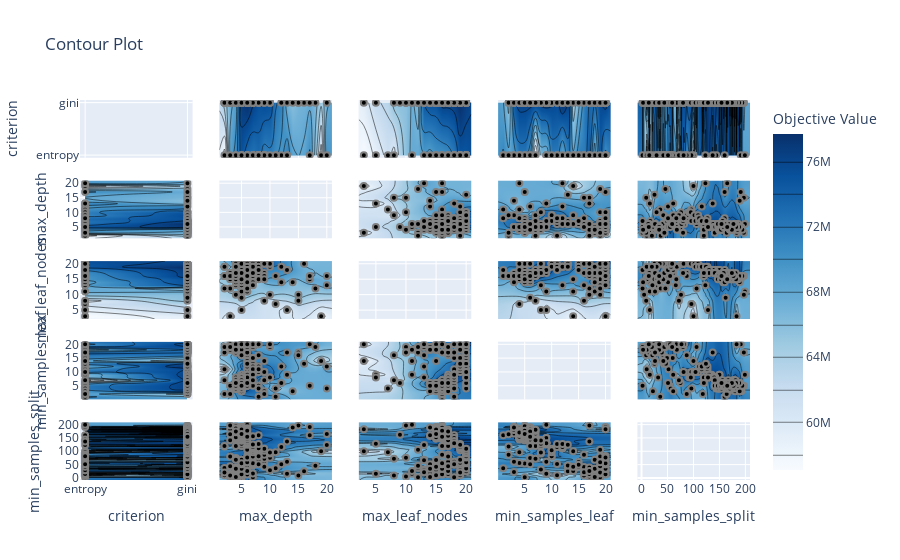

Notebook code cell kept with this figure:
### Code cell
plot_contour(study)

### Figure 1 — Plotly figure (JSON) as saved in the notebook; plotly's stock layout.template omitted (floating-point values rounded to 4 significant figures; data arrays with more than 128 entries replaced by an {"elided": "..."} marker saying what was removed)
{"data": [{"type": "scatter", "xaxis": "x", "yaxis": "y"}, {"colorbar": {"title": {"text": "Objective Value"}}, "colorscale": [[0, "rgb(247,251,255)"], [0.125, "rgb(222,235,247)"], [0.25, "rgb(198,219,239)"], [0.375, "rgb(158,202,225)"], [0.5, "rgb(107,174,214)"], [0.625, "rgb(66,146,198)"], [0.75, "rgb(33,113,181)"], [0.875, "rgb(8,81,156)"], [1, "rgb(8,48,107)"]], "connectgaps": true, "contours": {"coloring": "heatmap"}, "hoverinfo": "none", "line": {"smoothing": 1.3}, "reversescale": false, "showscale": true, "type": "contour", "x": ["entropy", "gini"], "xaxis": "x6", "y": [1.1, 2, 3, 4, 5, 6, 7, 8, 9, 10, 11, 12, 13, 14, 15, 16, 17, 18, 19, 20, 20.9], "yaxis": "y6", "z": [[null, null], [57070000.0, 65072000], [68760000.0, 67360000.0], [70840000.0, 68790000.0], [75040000.0, 76840000.0], [72912000, 77690000.0], [72240000, 76250000.0], [73170000.0, 75110000.0], [71040000.0, 75620000.0], [71490000.0, 75110000.0], [70420000.0, null], [69356000, 71310000.0], [71490000.0, 66780000.0], [null, 65930000.0], [null, 66820000.0], [null, 67060000], [70280000.0, 67600000.0], [null, 66710000.0], [58860000.0, null], [69820000.0, 67600000.0], [null, null]]}, {"marker": {"color": "black", "line": {"color": "Gray", "width": 2}}, "mode": "markers", "name": "Feasible Trial", "showlegend": false, "type": "scatter", "x": {"elided": "200 str values"}, "xaxis": "x6", "y": {"elided": "200 int values"}, "yaxis": "y6"}, {"colorbar": {"title": {"text": "Objective Value"}}, "colorscale": [[0, "rgb(247,251,255)"], [0.125, "rgb(222,235,247)"], [0.25, "rgb(198,219,239)"], [0.375, "rgb(158,202,225)"], [0.5, "rgb(107,174,214)"], [0.625, "rgb(66,146,198)"], [0.75, "rgb(33,113,181)"], [0.875, "rgb(8,81,156)"], [1, "rgb(8,48,107)"]], "connectgaps": true, "contours": {"coloring": "heatmap"}, "hoverinfo": "none", "line": {"smoothing": 1.3}, "reversescale": false, "showscale": false, "type": "contour", "x": ["entropy", "gini"], "xaxis": "x11", "y": [2.15, 3, 5, 7, 8, 9, 10, 11, 12, 13, 14, 15, 16, 17, 18, 19, 20, 20.85], "yaxis": "y11", "z": [[null, null], [58860000.0, 60900000.0], [60340000, 63720000.0], [62832000, null], [61110000.0, 66710000.0], [null, 66710000.0], [null, 66820000.0], [68628000, 68240000.0], [null, 67360000.0], [69820000.0, 74810000.0], [69356000, 75350000.0], [70420000.0, 75320000.0], [70540000.0, 76580000.0], [71040000.0, 76570000.0], [72240000, 76840000.0], [75040000.0, 77690000.0], [75040000.0, 76660000.0], [null, null]]}, {"marker": {"color": "black", "line": {"color": "Gray", "width": 2}}, "mode": "markers", "name": "Feasible Trial", "showlegend": false, "type": "scatter", "x": {"elided": "200 str values"}, "xaxis": "x11", "y": {"elided": "200 int values"}, "yaxis": "y11"}, {"colorbar": {"title": {"text": "Objective Value"}}, "colorscale": [[0, "rgb(247,251,255)"], [0.125, "rgb(222,235,247)"], [0.25, "rgb(198,219,239)"], [0.375, "rgb(158,202,225)"], [0.5, "rgb(107,174,214)"], [0.625, "rgb(66,146,198)"], [0.75, "rgb(33,113,181)"], [0.875, "rgb(8,81,156)"], [1, "rgb(8,48,107)"]], "connectgaps": true, "contours": {"coloring": "heatmap"}, "hoverinfo": "none", "line": {"smoothing": 1.3}, "reversescale": false, "showscale": false, "type": "contour", "x": ["entropy", "gini"], "xaxis": "x16", "y": [0.05, 1, 2, 3, 4, 5, 6, 7, 8, 9, 10, 11, 12, 13, 14, 15, 16, 17, 18, 19, 20, 20.95], "yaxis": "y16", "z": [[null, null], [72240000, null], [70420000.0, 67360000.0], [71040000.0, 75340000.0], [73170000.0, 76580000.0], [73170000.0, 76580000.0], [70840000.0, 76580000.0], [61110000.0, 76580000.0], [null, 76570000.0], [68628000, 76840000.0], [73010000.0, 76250000.0], [72884000, 76070000.0], [69820000.0, 77690000.0], [72912000, 76426000], [70280000.0, 66710000.0], [72912000, 69426000], [72912000, 72780000.0], [75040000.0, 74144000], [68760000.0, 74150000.0], [75040000.0, 76034000], [71490000.0, 76660000.0], [null, null]]}, {"marker": {"color": "black", "line": {"color": "Gray", "width": 2}}, "mode": "markers", "name": "Feasible Trial", "showlegend": false, "type": "scatter", "x": {"elided": "200 str values"}, "xaxis": "x16", "y": {"elided": "200 int values"}, "yaxis": "y16"}, {"colorbar": {"title": {"text": "Objective Value"}}, "colorscale": [[0, "rgb(247,251,255)"], [0.125, "rgb(222,235,247)"], [0.25, "rgb(198,219,239)"], [0.375, "rgb(158,202,225)"], [0.5, "rgb(107,174,214)"], [0.625, "rgb(66,146,198)"], [0.75, "rgb(33,113,181)"], [0.875, "rgb(8,81,156)"], [1, "rgb(8,48,107)"]], "connectgaps": true, "contours": {"coloring": "heatmap"}, "hoverinfo": "none", "line": {"smoothing": 1.3}, "reversescale": false, "showscale": false, "type": "contour", "x": ["entropy", "gini"], "xaxis": "x21", "y": [-7.85, 2, 3, 5, 9, 10, 13, 14, 15, 16, 17, 20, 21, 22, 23, 24, 25, 26, 29, 31, 32, 34, 35, 36, 37, 39, 41, 42, 43, 44, 46, 47, 49, 51, 52, 54, 55, 56, 57, 59, 60, 61, 66, 67, 68, 72, 75, 76, 77, 80, 81, 82, 87, 92, 95, 96, 100, 102, 104, 106, 109, 111, 116, 118, 120, 123, 124, 125, 127, 128, 130, 131, 132, 135, 137, 138, 140, 141, 142, 143, 144, 147, 148, 149, 150, 152, 153, 154, 155, 156, 157, 158, 160, 162, 163, 164, 165, 166, 167, 168, 169, 170, 171, 172, 173, 174, 175, 176, 177, 179, 180, 181, 182, 183, 184, 185, 186, 188, 189, 190, 191, 192, 194, 197, 199, 208.8], "yaxis": "y21", "z": {"elided": "126x2 float values"}}, {"marker": {"color": "black", "line": {"color": "Gray", "width": 2}}, "mode": "markers", "name": "Feasible Trial", "showlegend": false, "type": "scatter", "x": {"elided": "200 str values"}, "xaxis": "x21", "y": {"elided": "200 int values"}, "yaxis": "y21"}, {"colorbar": {"title": {"text": "Objective Value"}}, "colorscale": [[0, "rgb(247,251,255)"], [0.125, "rgb(222,235,247)"], [0.25, "rgb(198,219,239)"], [0.375, "rgb(158,202,225)"], [0.5, "rgb(107,174,214)"], [0.625, "rgb(66,146,198)"], [0.75, "rgb(33,113,181)"], [0.875, "rgb(8,81,156)"], [1, "rgb(8,48,107)"]], "connectgaps": true, "contours": {"coloring": "heatmap"}, "hoverinfo": "none", "line": {"smoothing": 1.3}, "reversescale": false, "showscale": false, "type": "contour", "x": [1.1, 2, 3, 4, 5, 6, 7, 8, 9, 10, 11, 12, 13, 14, 15, 16, 17, 18, 19, 20, 20.9], "xaxis": "x2", "y": ["entropy", "gini"], "yaxis": "y2", "z": [[null, 57070000.0, 68760000.0, 70840000.0, 75040000.0, 72912000, 72240000, 73170000.0, 71040000.0, 71490000.0, 70420000.0, 69356000, 71490000.0, null, null, null, 70280000.0, null, 58860000.0, 69820000.0, null], [null, 65072000, 67360000.0, 68790000.0, 76840000.0, 77690000.0, 76250000.0, 75110000.0, 75620000.0, 75110000.0, null, 71310000.0, 66780000.0, 65930000.0, 66820000.0, 67060000, 67600000.0, 66710000.0, null, 67600000.0, null]]}, {"marker": {"color": "black", "line": {"color": "Gray", "width": 2}}, "mode": "markers", "name": "Feasible Trial", "showlegend": false, "type": "scatter", "x": {"elided": "200 int values"}, "xaxis": "x2", "y": {"elided": "200 str values"}, "yaxis": "y2"}, {"type": "scatter", "xaxis": "x7", "yaxis": "y7"}, {"colorbar": {"title": {"text": "Objective Value"}}, "colorscale": [[0, "rgb(247,251,255)"], [0.125, "rgb(222,235,247)"], [0.25, "rgb(198,219,239)"], [0.375, "rgb(158,202,225)"], [0.5, "rgb(107,174,214)"], [0.625, "rgb(66,146,198)"], [0.75, "rgb(33,113,181)"], [0.875, "rgb(8,81,156)"], [1, "rgb(8,48,107)"]], "connectgaps": true, "contours": {"coloring": "heatmap"}, "hoverinfo": "none", "line": {"smoothing": 1.3}, "reversescale": false, "showscale": false, "type": "contour", "x": [1.1, 2, 3, 4, 5, 6, 7, 8, 9, 10, 11, 12, 13, 14, 15, 16, 17, 18, 19, 20, 20.9], "xaxis": "x12", "y": [2.15, 3, 5, 7, 8, 9, 10, 11, 12, 13, 14, 15, 16, 17, 18, 19, 20, 20.85], "yaxis": "y12", "z": {"elided": "18x21 float values"}}, {"marker": {"color": "black", "line": {"color": "Gray", "width": 2}}, "mode": "markers", "name": "Feasible Trial", "showlegend": false, "type": "scatter", "x": {"elided": "200 int values"}, "xaxis": "x12", "y": {"elided": "200 int values"}, "yaxis": "y12"}, {"colorbar": {"title": {"text": "Objective Value"}}, "colorscale": [[0, "rgb(247,251,255)"], [0.125, "rgb(222,235,247)"], [0.25, "rgb(198,219,239)"], [0.375, "rgb(158,202,225)"], [0.5, "rgb(107,174,214)"], [0.625, "rgb(66,146,198)"], [0.75, "rgb(33,113,181)"], [0.875, "rgb(8,81,156)"], [1, "rgb(8,48,107)"]], "connectgaps": true, "contours": {"coloring": "heatmap"}, "hoverinfo": "none", "line": {"smoothing": 1.3}, "reversescale": false, "showscale": false, "type": "contour", "x": [1.1, 2, 3, 4, 5, 6, 7, 8, 9, 10, 11, 12, 13, 14, 15, 16, 17, 18, 19, 20, 20.9], "xaxis": "x17", "y": [0.05, 1, 2, 3, 4, 5, 6, 7, 8, 9, 10, 11, 12, 13, 14, 15, 16, 17, 18, 19, 20, 20.95], "yaxis": "y17", "z": {"elided": "22x21 float values"}}, {"marker": {"color": "black", "line": {"color": "Gray", "width": 2}}, "mode": "markers", "name": "Feasible Trial", "showlegend": false, "type": "scatter", "x": {"elided": "200 int values"}, "xaxis": "x17", "y": {"elided": "200 int values"}, "yaxis": "y17"}, {"colorbar": {"title": {"text": "Objective Value"}}, "colorscale": [[0, "rgb(247,251,255)"], [0.125, "rgb(222,235,247)"], [0.25, "rgb(198,219,239)"], [0.375, "rgb(158,202,225)"], [0.5, "rgb(107,174,214)"], [0.625, "rgb(66,146,198)"], [0.75, "rgb(33,113,181)"], [0.875, "rgb(8,81,156)"], [1, "rgb(8,48,107)"]], "connectgaps": true, "contours": {"coloring": "heatmap"}, "hoverinfo": "none", "line": {"smoothing": 1.3}, "reversescale": false, "showscale": false, "type": "contour", "x": [1.1, 2, 3, 4, 5, 6, 7, 8, 9, 10, 11, 12, 13, 14, 15, 16, 17, 18, 19, 20, 20.9], "xaxis": "x22", "y": [-7.85, 2, 3, 5, 9, 10, 13, 14, 15, 16, 17, 20, 21, 22, 23, 24, 25, 26, 29, 31, 32, 34, 35, 36, 37, 39, 41, 42, 43, 44, 46, 47, 49, 51, 52, 54, 55, 56, 57, 59, 60, 61, 66, 67, 68, 72, 75, 76, 77, 80, 81, 82, 87, 92, 95, 96, 100, 102, 104, 106, 109, 111, 116, 118, 120, 123, 124, 125, 127, 128, 130, 131, 132, 135, 137, 138, 140, 141, 142, 143, 144, 147, 148, 149, 150, 152, 153, 154, 155, 156, 157, 158, 160, 162, 163, 164, 165, 166, 167, 168, 169, 170, 171, 172, 173, 174, 175, 176, 177, 179, 180, 181, 182, 183, 184, 185, 186, 188, 189, 190, 191, 192, 194, 197, 199, 208.8], "yaxis": "y22", "z": {"elided": "126x21 float values"}}, {"marker": {"color": "black", "line": {"color": "Gray", "width": 2}}, "mode": "markers", "name": "Feasible Trial", "showlegend": false, "type": "scatter", "x": {"elided": "200 int values"}, "xaxis": "x22", "y": {"elided": "200 int values"}, "yaxis": "y22"}, {"colorbar": {"title": {"text": "Objective Value"}}, "colorscale": [[0, "rgb(247,251,255)"], [0.125, "rgb(222,235,247)"], [0.25, "rgb(198,219,239)"], [0.375, "rgb(158,202,225)"], [0.5, "rgb(107,174,214)"], [0.625, "rgb(66,146,198)"], [0.75, "rgb(33,113,181)"], [0.875, "rgb(8,81,156)"], [1, "rgb(8,48,107)"]], "connectgaps": true, "contours": {"coloring": "heatmap"}, "hoverinfo": "none", "line": {"smoothing": 1.3}, "reversescale": false, "showscale": false, "type": "contour", "x": [2.15, 3, 5, 7, 8, 9, 10, 11, 12, 13, 14, 15, 16, 17, 18, 19, 20, 20.85], "xaxis": "x3", "y": ["entropy", "gini"], "yaxis": "y3", "z": [[null, 58860000.0, 60340000, 62832000, 61110000.0, null, null, 68628000, null, 69820000.0, 69356000, 70420000.0, 70540000.0, 71040000.0, 72240000, 75040000.0, 75040000.0, null], [null, 60900000.0, 63720000.0, null, 66710000.0, 66710000.0, 66820000.0, 68240000.0, 67360000.0, 74810000.0, 75350000.0, 75320000.0, 76580000.0, 76570000.0, 76840000.0, 77690000.0, 76660000.0, null]]}, {"marker": {"color": "black", "line": {"color": "Gray", "width": 2}}, "mode": "markers", "name": "Feasible Trial", "showlegend": false, "type": "scatter", "x": {"elided": "200 int values"}, "xaxis": "x3", "y": {"elided": "200 str values"}, "yaxis": "y3"}, {"colorbar": {"title": {"text": "Objective Value"}}, "colorscale": [[0, "rgb(247,251,255)"], [0.125, "rgb(222,235,247)"], [0.25, "rgb(198,219,239)"], [0.375, "rgb(158,202,225)"], [0.5, "rgb(107,174,214)"], [0.625, "rgb(66,146,198)"], [0.75, "rgb(33,113,181)"], [0.875, "rgb(8,81,156)"], [1, "rgb(8,48,107)"]], "connectgaps": true, "contours": {"coloring": "heatmap"}, "hoverinfo": "none", "line": {"smoothing": 1.3}, "reversescale": false, "showscale": false, "type": "contour", "x": [2.15, 3, 5, 7, 8, 9, 10, 11, 12, 13, 14, 15, 16, 17, 18, 19, 20, 20.85], "xaxis": "x8", "y": [1.1, 2, 3, 4, 5, 6, 7, 8, 9, 10, 11, 12, 13, 14, 15, 16, 17, 18, 19, 20, 20.9], "yaxis": "y8", "z": {"elided": "21x18 float values"}}, {"marker": {"color": "black", "line": {"color": "Gray", "width": 2}}, "mode": "markers", "name": "Feasible Trial", "showlegend": false, "type": "scatter", "x": {"elided": "200 int values"}, "xaxis": "x8", "y": {"elided": "200 int values"}, "yaxis": "y8"}, {"type": "scatter", "xaxis": "x13", "yaxis": "y13"}, {"colorbar": {"title": {"text": "Objective Value"}}, "colorscale": [[0, "rgb(247,251,255)"], [0.125, "rgb(222,235,247)"], [0.25, "rgb(198,219,239)"], [0.375, "rgb(158,202,225)"], [0.5, "rgb(107,174,214)"], [0.625, "rgb(66,146,198)"], [0.75, "rgb(33,113,181)"], [0.875, "rgb(8,81,156)"], [1, "rgb(8,48,107)"]], "connectgaps": true, "contours": {"coloring": "heatmap"}, "hoverinfo": "none", "line": {"smoothing": 1.3}, "reversescale": false, "showscale": false, "type": "contour", "x": [2.15, 3, 5, 7, 8, 9, 10, 11, 12, 13, 14, 15, 16, 17, 18, 19, 20, 20.85], "xaxis": "x18", "y": [0.05, 1, 2, 3, 4, 5, 6, 7, 8, 9, 10, 11, 12, 13, 14, 15, 16, 17, 18, 19, 20, 20.95], "yaxis": "y18", "z": {"elided": "22x18 float values"}}, {"marker": {"color": "black", "line": {"color": "Gray", "width": 2}}, "mode": "markers", "name": "Feasible Trial", "showlegend": false, "type": "scatter", "x": {"elided": "200 int values"}, "xaxis": "x18", "y": {"elided": "200 int values"}, "yaxis": "y18"}, {"colorbar": {"title": {"text": "Objective Value"}}, "colorscale": [[0, "rgb(247,251,255)"], [0.125, "rgb(222,235,247)"], [0.25, "rgb(198,219,239)"], [0.375, "rgb(158,202,225)"], [0.5, "rgb(107,174,214)"], [0.625, "rgb(66,146,198)"], [0.75, "rgb(33,113,181)"], [0.875, "rgb(8,81,156)"], [1, "rgb(8,48,107)"]], "connectgaps": true, "contours": {"coloring": "heatmap"}, "hoverinfo": "none", "line": {"smoothing": 1.3}, "reversescale": false, "showscale": false, "type": "contour", "x": [2.15, 3, 5, 7, 8, 9, 10, 11, 12, 13, 14, 15, 16, 17, 18, 19, 20, 20.85], "xaxis": "x23", "y": [-7.85, 2, 3, 5, 9, 10, 13, 14, 15, 16, 17, 20, 21, 22, 23, 24, 25, 26, 29, 31, 32, 34, 35, 36, 37, 39, 41, 42, 43, 44, 46, 47, 49, 51, 52, 54, 55, 56, 57, 59, 60, 61, 66, 67, 68, 72, 75, 76, 77, 80, 81, 82, 87, 92, 95, 96, 100, 102, 104, 106, 109, 111, 116, 118, 120, 123, 124, 125, 127, 128, 130, 131, 132, 135, 137, 138, 140, 141, 142, 143, 144, 147, 148, 149, 150, 152, 153, 154, 155, 156, 157, 158, 160, 162, 163, 164, 165, 166, 167, 168, 169, 170, 171, 172, 173, 174, 175, 176, 177, 179, 180, 181, 182, 183, 184, 185, 186, 188, 189, 190, 191, 192, 194, 197, 199, 208.8], "yaxis": "y23", "z": {"elided": "126x18 float values"}}, {"marker": {"color": "black", "line": {"color": "Gray", "width": 2}}, "mode": "markers", "name": "Feasible Trial", "showlegend": false, "type": "scatter", "x": {"elided": "200 int values"}, "xaxis": "x23", "y": {"elided": "200 int values"}, "yaxis": "y23"}, {"colorbar": {"title": {"text": "Objective Value"}}, "colorscale": [[0, "rgb(247,251,255)"], [0.125, "rgb(222,235,247)"], [0.25, "rgb(198,219,239)"], [0.375, "rgb(158,202,225)"], [0.5, "rgb(107,174,214)"], [0.625, "rgb(66,146,198)"], [0.75, "rgb(33,113,181)"], [0.875, "rgb(8,81,156)"], [1, "rgb(8,48,107)"]], "connectgaps": true, "contours": {"coloring": "heatmap"}, "hoverinfo": "none", "line": {"smoothing": 1.3}, "reversescale": false, "showscale": false, "type": "contour", "x": [0.05, 1, 2, 3, 4, 5, 6, 7, 8, 9, 10, 11, 12, 13, 14, 15, 16, 17, 18, 19, 20, 20.95], "xaxis": "x4", "y": ["entropy", "gini"], "yaxis": "y4", "z": [[null, 72240000, 70420000.0, 71040000.0, 73170000.0, 73170000.0, 70840000.0, 61110000.0, null, 68628000, 73010000.0, 72884000, 69820000.0, 72912000, 70280000.0, 72912000, 72912000, 75040000.0, 68760000.0, 75040000.0, 71490000.0, null], [null, null, 67360000.0, 75340000.0, 76580000.0, 76580000.0, 76580000.0, 76580000.0, 76570000.0, 76840000.0, 76250000.0, 76070000.0, 77690000.0, 76426000, 66710000.0, 69426000, 72780000.0, 74144000, 74150000.0, 76034000, 76660000.0, null]]}, {"marker": {"color": "black", "line": {"color": "Gray", "width": 2}}, "mode": "markers", "name": "Feasible Trial", "showlegend": false, "type": "scatter", "x": {"elided": "200 int values"}, "xaxis": "x4", "y": {"elided": "200 str values"}, "yaxis": "y4"}, {"colorbar": {"title": {"text": "Objective Value"}}, "colorscale": [[0, "rgb(247,251,255)"], [0.125, "rgb(222,235,247)"], [0.25, "rgb(198,219,239)"], [0.375, "rgb(158,202,225)"], [0.5, "rgb(107,174,214)"], [0.625, "rgb(66,146,198)"], [0.75, "rgb(33,113,181)"], [0.875, "rgb(8,81,156)"], [1, "rgb(8,48,107)"]], "connectgaps": true, "contours": {"coloring": "heatmap"}, "hoverinfo": "none", "line": {"smoothing": 1.3}, "reversescale": false, "showscale": false, "type": "contour", "x": [0.05, 1, 2, 3, 4, 5, 6, 7, 8, 9, 10, 11, 12, 13, 14, 15, 16, 17, 18, 19, 20, 20.95], "xaxis": "x9", "y": [1.1, 2, 3, 4, 5, 6, 7, 8, 9, 10, 11, 12, 13, 14, 15, 16, 17, 18, 19, 20, 20.9], "yaxis": "y9", "z": {"elided": "21x22 float values"}}, {"marker": {"color": "black", "line": {"color": "Gray", "width": 2}}, "mode": "markers", "name": "Feasible Trial", "showlegend": false, "type": "scatter", "x": {"elided": "200 int values"}, "xaxis": "x9", "y": {"elided": "200 int values"}, "yaxis": "y9"}, {"colorbar": {"title": {"text": "Objective Value"}}, "colorscale": [[0, "rgb(247,251,255)"], [0.125, "rgb(222,235,247)"], [0.25, "rgb(198,219,239)"], [0.375, "rgb(158,202,225)"], [0.5, "rgb(107,174,214)"], [0.625, "rgb(66,146,198)"], [0.75, "rgb(33,113,181)"], [0.875, "rgb(8,81,156)"], [1, "rgb(8,48,107)"]], "connectgaps": true, "contours": {"coloring": "heatmap"}, "hoverinfo": "none", "line": {"smoothing": 1.3}, "reversescale": false, "showscale": false, "type": "contour", "x": [0.05, 1, 2, 3, 4, 5, 6, 7, 8, 9, 10, 11, 12, 13, 14, 15, 16, 17, 18, 19, 20, 20.95], "xaxis": "x14", "y": [2.15, 3, 5, 7, 8, 9, 10, 11, 12, 13, 14, 15, 16, 17, 18, 19, 20, 20.85], "yaxis": "y14", "z": {"elided": "18x22 float values"}}, {"marker": {"color": "black", "line": {"color": "Gray", "width": 2}}, "mode": "markers", "name": "Feasible Trial", "showlegend": false, "type": "scatter", "x": {"elided": "200 int values"}, "xaxis": "x14", "y": {"elided": "200 int values"}, "yaxis": "y14"}, {"type": "scatter", "xaxis": "x19", "yaxis": "y19"}, {"colorbar": {"title": {"text": "Objective Value"}}, "colorscale": [[0, "rgb(247,251,255)"], [0.125, "rgb(222,235,247)"], [0.25, "rgb(198,219,239)"], [0.375, "rgb(158,202,225)"], [0.5, "rgb(107,174,214)"], [0.625, "rgb(66,146,198)"], [0.75, "rgb(33,113,181)"], [0.875, "rgb(8,81,156)"], [1, "rgb(8,48,107)"]], "connectgaps": true, "contours": {"coloring": "heatmap"}, "hoverinfo": "none", "line": {"smoothing": 1.3}, "reversescale": false, "showscale": false, "type": "contour", "x": [0.05, 1, 2, 3, 4, 5, 6, 7, 8, 9, 10, 11, 12, 13, 14, 15, 16, 17, 18, 19, 20, 20.95], "xaxis": "x24", "y": [-7.85, 2, 3, 5, 9, 10, 13, 14, 15, 16, 17, 20, 21, 22, 23, 24, 25, 26, 29, 31, 32, 34, 35, 36, 37, 39, 41, 42, 43, 44, 46, 47, 49, 51, 52, 54, 55, 56, 57, 59, 60, 61, 66, 67, 68, 72, 75, 76, 77, 80, 81, 82, 87, 92, 95, 96, 100, 102, 104, 106, 109, 111, 116, 118, 120, 123, 124, 125, 127, 128, 130, 131, 132, 135, 137, 138, 140, 141, 142, 143, 144, 147, 148, 149, 150, 152, 153, 154, 155, 156, 157, 158, 160, 162, 163, 164, 165, 166, 167, 168, 169, 170, 171, 172, 173, 174, 175, 176, 177, 179, 180, 181, 182, 183, 184, 185, 186, 188, 189, 190, 191, 192, 194, 197, 199, 208.8], "yaxis": "y24", "z": {"elided": "126x22 float values"}}, {"marker": {"color": "black", "line": {"color": "Gray", "width": 2}}, "mode": "markers", "name": "Feasible Trial", "showlegend": false, "type": "scatter", "x": {"elided": "200 int values"}, "xaxis": "x24", "y": {"elided": "200 int values"}, "yaxis": "y24"}, {"colorbar": {"title": {"text": "Objective Value"}}, "colorscale": [[0, "rgb(247,251,255)"], [0.125, "rgb(222,235,247)"], [0.25, "rgb(198,219,239)"], [0.375, "rgb(158,202,225)"], [0.5, "rgb(107,174,214)"], [0.625, "rgb(66,146,198)"], [0.75, "rgb(33,113,181)"], [0.875, "rgb(8,81,156)"], [1, "rgb(8,48,107)"]], "connectgaps": true, "contours": {"coloring": "heatmap"}, "hoverinfo": "none", "line": {"smoothing": 1.3}, "reversescale": false, "showscale": false, "type": "contour", "x": [-7.85, 2, 3, 5, 9, 10, 13, 14, 15, 16, 17, 20, 21, 22, 23, 24, 25, 26, 29, 31, 32, 34, 35, 36, 37, 39, 41, 42, 43, 44, 46, 47, 49, 51, 52, 54, 55, 56, 57, 59, 60, 61, 66, 67, 68, 72, 75, 76, 77, 80, 81, 82, 87, 92, 95, 96, 100, 102, 104, 106, 109, 111, 116, 118, 120, 123, 124, 125, 127, 128, 130, 131, 132, 135, 137, 138, 140, 141, 142, 143, 144, 147, 148, 149, 150, 152, 153, 154, 155, 156, 157, 158, 160, 162, 163, 164, 165, 166, 167, 168, 169, 170, 171, 172, 173, 174, 175, 176, 177, 179, 180, 181, 182, 183, 184, 185, 186, 188, 189, 190, 191, 192, 194, 197, 199, 208.8], "xaxis": "x5", "y": ["entropy", "gini"], "yaxis": "y5", "z": {"elided": "2x126 float values"}}, {"marker": {"color": "black", "line": {"color": "Gray", "width": 2}}, "mode": "markers", "name": "Feasible Trial", "showlegend": false, "type": "scatter", "x": {"elided": "200 int values"}, "xaxis": "x5", "y": {"elided": "200 str values"}, "yaxis": "y5"}, {"colorbar": {"title": {"text": "Objective Value"}}, "colorscale": [[0, "rgb(247,251,255)"], [0.125, "rgb(222,235,247)"], [0.25, "rgb(198,219,239)"], [0.375, "rgb(158,202,225)"], [0.5, "rgb(107,174,214)"], [0.625, "rgb(66,146,198)"], [0.75, "rgb(33,113,181)"], [0.875, "rgb(8,81,156)"], [1, "rgb(8,48,107)"]], "connectgaps": true, "contours": {"coloring": "heatmap"}, "hoverinfo": "none", "line": {"smoothing": 1.3}, "reversescale": false, "showscale": false, "type": "contour", "x": [-7.85, 2, 3, 5, 9, 10, 13, 14, 15, 16, 17, 20, 21, 22, 23, 24, 25, 26, 29, 31, 32, 34, 35, 36, 37, 39, 41, 42, 43, 44, 46, 47, 49, 51, 52, 54, 55, 56, 57, 59, 60, 61, 66, 67, 68, 72, 75, 76, 77, 80, 81, 82, 87, 92, 95, 96, 100, 102, 104, 106, 109, 111, 116, 118, 120, 123, 124, 125, 127, 128, 130, 131, 132, 135, 137, 138, 140, 141, 142, 143, 144, 147, 148, 149, 150, 152, 153, 154, 155, 156, 157, 158, 160, 162, 163, 164, 165, 166, 167, 168, 169, 170, 171, 172, 173, 174, 175, 176, 177, 179, 180, 181, 182, 183, 184, 185, 186, 188, 189, 190, 191, 192, 194, 197, 199, 208.8], "xaxis": "x10", "y": [1.1, 2, 3, 4, 5, 6, 7, 8, 9, 10, 11, 12, 13, 14, 15, 16, 17, 18, 19, 20, 20.9], "yaxis": "y10", "z": {"elided": "21x126 float values"}}, {"marker": {"color": "black", "line": {"color": "Gray", "width": 2}}, "mode": "markers", "name": "Feasible Trial", "showlegend": false, "type": "scatter", "x": {"elided": "200 int values"}, "xaxis": "x10", "y": {"elided": "200 int values"}, "yaxis": "y10"}, {"colorbar": {"title": {"text": "Objective Value"}}, "colorscale": [[0, "rgb(247,251,255)"], [0.125, "rgb(222,235,247)"], [0.25, "rgb(198,219,239)"], [0.375, "rgb(158,202,225)"], [0.5, "rgb(107,174,214)"], [0.625, "rgb(66,146,198)"], [0.75, "rgb(33,113,181)"], [0.875, "rgb(8,81,156)"], [1, "rgb(8,48,107)"]], "connectgaps": true, "contours": {"coloring": "heatmap"}, "hoverinfo": "none", "line": {"smoothing": 1.3}, "reversescale": false, "showscale": false, "type": "contour", "x": [-7.85, 2, 3, 5, 9, 10, 13, 14, 15, 16, 17, 20, 21, 22, 23, 24, 25, 26, 29, 31, 32, 34, 35, 36, 37, 39, 41, 42, 43, 44, 46, 47, 49, 51, 52, 54, 55, 56, 57, 59, 60, 61, 66, 67, 68, 72, 75, 76, 77, 80, 81, 82, 87, 92, 95, 96, 100, 102, 104, 106, 109, 111, 116, 118, 120, 123, 124, 125, 127, 128, 130, 131, 132, 135, 137, 138, 140, 141, 142, 143, 144, 147, 148, 149, 150, 152, 153, 154, 155, 156, 157, 158, 160, 162, 163, 164, 165, 166, 167, 168, 169, 170, 171, 172, 173, 174, 175, 176, 177, 179, 180, 181, 182, 183, 184, 185, 186, 188, 189, 190, 191, 192, 194, 197, 199, 208.8], "xaxis": "x15", "y": [2.15, 3, 5, 7, 8, 9, 10, 11, 12, 13, 14, 15, 16, 17, 18, 19, 20, 20.85], "yaxis": "y15", "z": {"elided": "18x126 float values"}}, {"marker": {"color": "black", "line": {"color": "Gray", "width": 2}}, "mode": "markers", "name": "Feasible Trial", "showlegend": false, "type": "scatter", "x": {"elided": "200 int values"}, "xaxis": "x15", "y": {"elided": "200 int values"}, "yaxis": "y15"}, {"colorbar": {"title": {"text": "Objective Value"}}, "colorscale": [[0, "rgb(247,251,255)"], [0.125, "rgb(222,235,247)"], [0.25, "rgb(198,219,239)"], [0.375, "rgb(158,202,225)"], [0.5, "rgb(107,174,214)"], [0.625, "rgb(66,146,198)"], [0.75, "rgb(33,113,181)"], [0.875, "rgb(8,81,156)"], [1, "rgb(8,48,107)"]], "connectgaps": true, "contours": {"coloring": "heatmap"}, "hoverinfo": "none", "line": {"smoothing": 1.3}, "reversescale": false, "showscale": false, "type": "contour", "x": [-7.85, 2, 3, 5, 9, 10, 13, 14, 15, 16, 17, 20, 21, 22, 23, 24, 25, 26, 29, 31, 32, 34, 35, 36, 37, 39, 41, 42, 43, 44, 46, 47, 49, 51, 52, 54, 55, 56, 57, 59, 60, 61, 66, 67, 68, 72, 75, 76, 77, 80, 81, 82, 87, 92, 95, 96, 100, 102, 104, 106, 109, 111, 116, 118, 120, 123, 124, 125, 127, 128, 130, 131, 132, 135, 137, 138, 140, 141, 142, 143, 144, 147, 148, 149, 150, 152, 153, 154, 155, 156, 157, 158, 160, 162, 163, 164, 165, 166, 167, 168, 169, 170, 171, 172, 173, 174, 175, 176, 177, 179, 180, 181, 182, 183, 184, 185, 186, 188, 189, 190, 191, 192, 194, 197, 199, 208.8], "xaxis": "x20", "y": [0.05, 1, 2, 3, 4, 5, 6, 7, 8, 9, 10, 11, 12, 13, 14, 15, 16, 17, 18, 19, 20, 20.95], "yaxis": "y20", "z": {"elided": "22x126 float values"}}, {"marker": {"color": "black", "line": {"color": "Gray", "width": 2}}, "mode": "markers", "name": "Feasible Trial", "showlegend": false, "type": "scatter", "x": {"elided": "200 int values"}, "xaxis": "x20", "y": {"elided": "200 int values"}, "yaxis": "y20"}, {"type": "scatter", "xaxis": "x25", "yaxis": "y25"}], "layout": {"title": {"text": "Contour Plot"}, "xaxis": {"anchor": "y", "domain": [0, 0.168], "matches": "x21", "range": [-0.05, 1.05], "showticklabels": false, "type": "category"}, "xaxis10": {"anchor": "y10", "domain": [0.832, 1], "matches": "x25", "range": [-7.85, 208.8], "showticklabels": false}, "xaxis11": {"anchor": "y11", "domain": [0, 0.168], "matches": "x21", "range": [-0.05, 1.05], "showticklabels": false, "type": "category"}, "xaxis12": {"anchor": "y12", "domain": [0.208, 0.376], "matches": "x22", "range": [1.1, 20.9], "showticklabels": false}, "xaxis13": {"anchor": "y13", "domain": [0.416, 0.584], "matches": "x23", "range": [2.15, 20.85], "showticklabels": false}, "xaxis14": {"anchor": "y14", "domain": [0.624, 0.792], "matches": "x24", "range": [0.05, 20.95], "showticklabels": false}, "xaxis15": {"anchor": "y15", "domain": [0.832, 1], "matches": "x25", "range": [-7.85, 208.8], "showticklabels": false}, "xaxis16": {"anchor": "y16", "domain": [0, 0.168], "matches": "x21", "range": [-0.05, 1.05], "showticklabels": false, "type": "category"}, "xaxis17": {"anchor": "y17", "domain": [0.208, 0.376], "matches": "x22", "range": [1.1, 20.9], "showticklabels": false}, "xaxis18": {"anchor": "y18", "domain": [0.416, 0.584], "matches": "x23", "range": [2.15, 20.85], "showticklabels": false}, "xaxis19": {"anchor": "y19", "domain": [0.624, 0.792], "matches": "x24", "range": [0.05, 20.95], "showticklabels": false}, "xaxis2": {"anchor": "y2", "domain": [0.208, 0.376], "matches": "x22", "range": [1.1, 20.9], "showticklabels": false}, "xaxis20": {"anchor": "y20", "domain": [0.832, 1], "matches": "x25", "range": [-7.85, 208.8], "showticklabels": false}, "xaxis21": {"anchor": "y21", "domain": [0, 0.168], "range": [-0.05, 1.05], "title": {"text": "criterion"}, "type": "category"}, "xaxis22": {"anchor": "y22", "domain": [0.208, 0.376], "range": [1.1, 20.9], "title": {"text": "max_depth"}}, "xaxis23": {"anchor": "y23", "domain": [0.416, 0.584], "range": [2.15, 20.85], "title": {"text": "max_leaf_nodes"}}, "xaxis24": {"anchor": "y24", "domain": [0.624, 0.792], "range": [0.05, 20.95], "title": {"text": "min_samples_leaf"}}, "xaxis25": {"anchor": "y25", "domain": [0.832, 1], "range": [-7.85, 208.8], "title": {"text": "min_samples_split"}}, "xaxis3": {"anchor": "y3", "domain": [0.416, 0.584], "matches": "x23", "range": [2.15, 20.85], "showticklabels": false}, "xaxis4": {"anchor": "y4", "domain": [0.624, 0.792], "matches": "x24", "range": [0.05, 20.95], "showticklabels": false}, "xaxis5": {"anchor": "y5", "domain": [0.832, 1], "matches": "x25", "range": [-7.85, 208.8], "showticklabels": false}, "xaxis6": {"anchor": "y6", "domain": [0, 0.168], "matches": "x21", "range": [-0.05, 1.05], "showticklabels": false, "type": "category"}, "xaxis7": {"anchor": "y7", "domain": [0.208, 0.376], "matches": "x22", "range": [1.1, 20.9], "showticklabels": false}, "xaxis8": {"anchor": "y8", "domain": [0.416, 0.584], "matches": "x23", "range": [2.15, 20.85], "showticklabels": false}, "xaxis9": {"anchor": "y9", "domain": [0.624, 0.792], "matches": "x24", "range": [0.05, 20.95], "showticklabels": false}, "yaxis": {"anchor": "x", "domain": [0.848, 1], "range": [-0.05, 1.05], "title": {"text": "criterion"}, "type": "category"}, "yaxis10": {"anchor": "x10", "domain": [0.636, 0.788], "matches": "y6", "range": [1.1, 20.9], "showticklabels": false}, "yaxis11": {"anchor": "x11", "domain": [0.424, 0.576], "range": [2.15, 20.85], "title": {"text": "max_leaf_nodes"}}, "yaxis12": {"anchor": "x12", "domain": [0.424, 0.576], "matches": "y11", "range": [2.15, 20.85], "showticklabels": false}, "yaxis13": {"anchor": "x13", "domain": [0.424, 0.576], "matches": "y11", "range": [2.15, 20.85], "showticklabels": false}, "yaxis14": {"anchor": "x14", "domain": [0.424, 0.576], "matches": "y11", "range": [2.15, 20.85], "showticklabels": false}, "yaxis15": {"anchor": "x15", "domain": [0.424, 0.576], "matches": "y11", "range": [2.15, 20.85], "showticklabels": false}, "yaxis16": {"anchor": "x16", "domain": [0.212, 0.364], "range": [0.05, 20.95], "title": {"text": "min_samples_leaf"}}, "yaxis17": {"anchor": "x17", "domain": [0.212, 0.364], "matches": "y16", "range": [0.05, 20.95], "showticklabels": false}, "yaxis18": {"anchor": "x18", "domain": [0.212, 0.364], "matches": "y16", "range": [0.05, 20.95], "showticklabels": false}, "yaxis19": {"anchor": "x19", "domain": [0.212, 0.364], "matches": "y16", "range": [0.05, 20.95], "showticklabels": false}, "yaxis2": {"anchor": "x2", "domain": [0.848, 1], "matches": "y", "range": [-0.05, 1.05], "showticklabels": false, "type": "category"}, "yaxis20": {"anchor": "x20", "domain": [0.212, 0.364], "matches": "y16", "range": [0.05, 20.95], "showticklabels": false}, "yaxis21": {"anchor": "x21", "domain": [0, 0.152], "range": [-7.85, 208.8], "title": {"text": "min_samples_split"}}, "yaxis22": {"anchor": "x22", "domain": [0, 0.152], "matches": "y21", "range": [-7.85, 208.8], "showticklabels": false}, "yaxis23": {"anchor": "x23", "domain": [0, 0.152], "matches": "y21", "range": [-7.85, 208.8], "showticklabels": false}, "yaxis24": {"anchor": "x24", "domain": [0, 0.152], "matches": "y21", "range": [-7.85, 208.8], "showticklabels": false}, "yaxis25": {"anchor": "x25", "domain": [0, 0.152], "matches": "y21", "range": [-7.85, 208.8], "showticklabels": false}, "yaxis3": {"anchor": "x3", "domain": [0.848, 1], "matches": "y", "range": [-0.05, 1.05], "showticklabels": false, "type": "category"}, "yaxis4": {"anchor": "x4", "domain": [0.848, 1], "matches": "y", "range": [-0.05, 1.05], "showticklabels": false, "type": "category"}, "yaxis5": {"anchor": "x5", "domain": [0.848, 1], "matches": "y", "range": [-0.05, 1.05], "showticklabels": false, "type": "category"}, "yaxis6": {"anchor": "x6", "domain": [0.636, 0.788], "range": [1.1, 20.9], "title": {"text": "max_depth"}}, "yaxis7": {"anchor": "x7", "domain": [0.636, 0.788], "matches": "y6", "range": [1.1, 20.9], "showticklabels": false}, "yaxis8": {"anchor": "x8", "domain": [0.636, 0.788], "matches": "y6", "range": [1.1, 20.9], "showticklabels": false}, "yaxis9": {"anchor": "x9", "domain": [0.636, 0.788], "matches": "y6", "range": [1.1, 20.9], "showticklabels": false}}}
